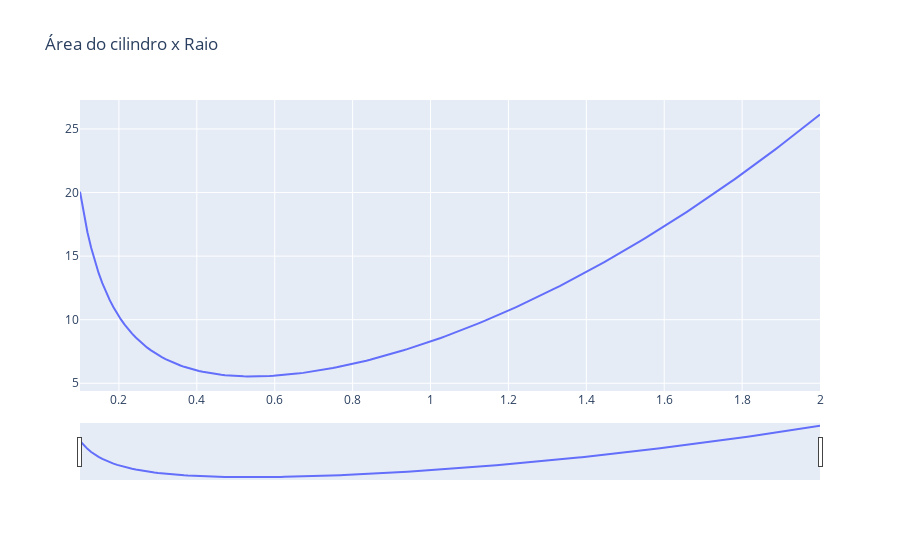

The notebook cell this image was saved under:
### Code cell
import plotly.graph_objects as go

X = np.linspace(0.1, 2.0, 200)
Y = A(X)

# Create figure
fig = go.Figure()

fig.add_trace( go.Scatter(x=X, y=Y))

# Set title
fig.update_layout( title_text="Área do cilindro x Raio" )

# Add range slider
fig.update_layout( xaxis=dict( rangeslider=dict( visible=True ), type="linear" ) )
fig.show()

### Figure 1 — Plotly figure (JSON) as saved in the notebook; plotly's stock layout.template omitted (floating-point values rounded to 4 significant figures; data arrays with more than 128 entries replaced by an {"elided": "..."} marker saying what was removed)
{"data": [{"type": "scatter", "x": {"elided": "200 float values"}, "y": {"elided": "200 float values"}}], "layout": {"title": {"text": "Área do cilindro x Raio"}, "xaxis": {"rangeslider": {"visible": true}, "type": "linear"}}}
